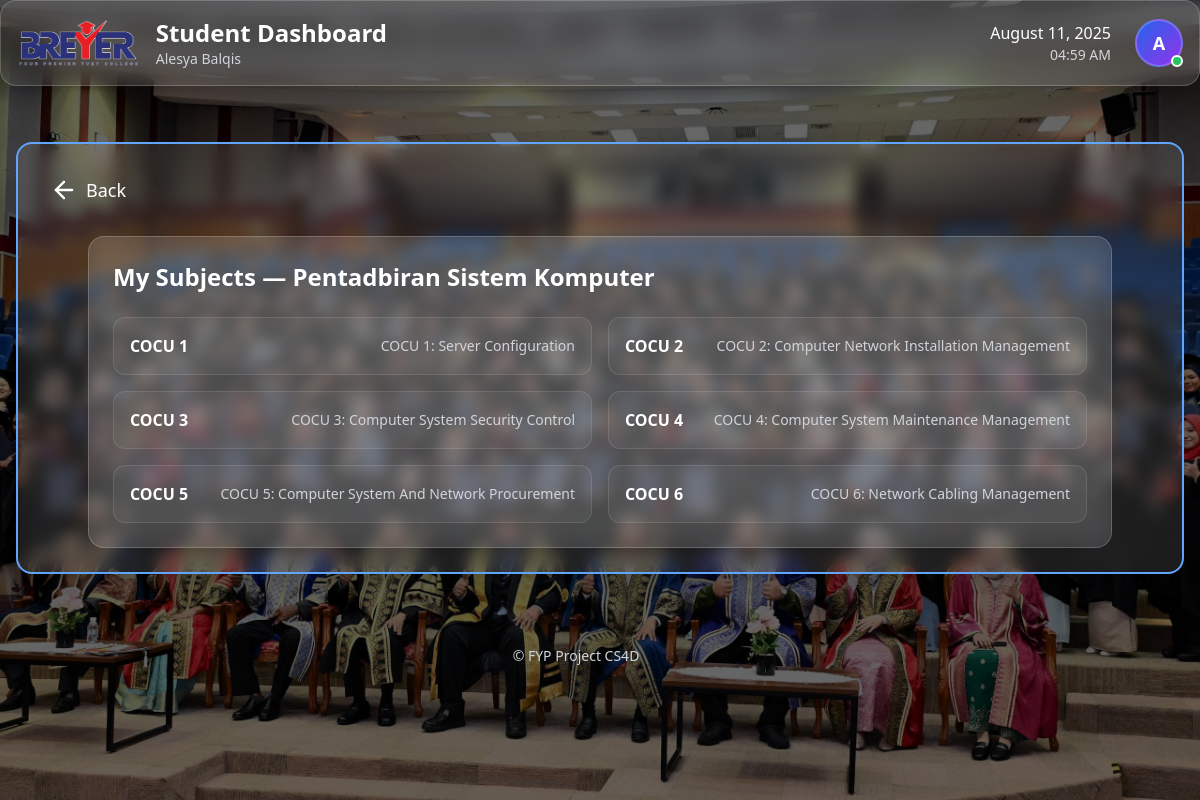
The page /student/subjects/ (signed in) on the database as committed earlier.
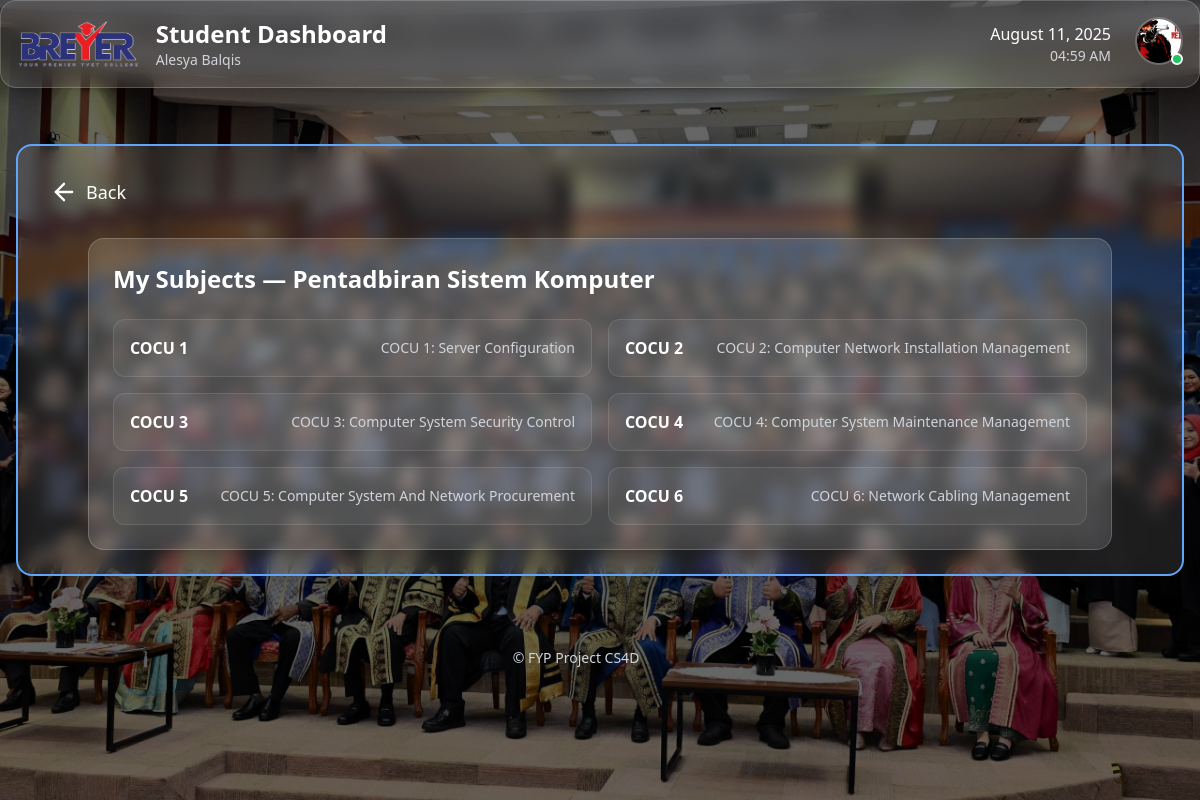
The same page on the database as committed later.
### accounts/models.py (models this page shows, shortened)
class CustomUser(AbstractBaseUser, PermissionsMixin):
    class Role(models.TextChoices):
        STUDENT = 'STUDENT', 'Student'
        LECTURER = 'LECTURER', 'Lecturer'
        ADMIN = 'ADMIN', 'Admin'
    email = models.EmailField(unique=True)
    identity_card_number = models.CharField(
        max_length=20, unique=True, verbose_name="IC/Identity Card No."
    )
    full_name = models.CharField(
        max_length=255, verbose_name="Full Name (as per IC)"
    )
    short_name = models.CharField(
        max_length=64, verbose_name="Short Name", blank=True,
        help_text="E.g. 'Ali', for display in tables/lists"
    )
    role = models.CharField(max_length=20, choices=Role.choices, default=Role.STUDENT)
    phone_number = models.CharField(max_length=20, blank=True, null=True)
    address = models.TextField(blank=True, null=True)
    department = models.ForeignKey(
        Department,
        null=True,
        blank=True,
        on_delete=models.SET_NULL,
        related_name='users'
    )
    profile_picture = models.ImageField(upload_to='profile_pics/', blank=True, null=True)
    is_staff = models.BooleanField(default=False)
    is_active = models.BooleanField(default=True)
    date_joined = models.DateTimeField(default=timezone.now, blank=True, null=True)
    USERNAME_FIELD = 'email'
    REQUIRED_FIELDS = ['identity_card_number', 'full_name', 'short_name']
    objects = CustomUserManager()
    def get_full_name(self):
        return self.full_name

### accounts/decorators.py (the view)
        @login_required
        def _wrapped_view(request, *args, **kwargs):
            if request.user.role != role:
                return HttpResponseForbidden("You are not authorized to view this page.")
            return view_func(request, *args, **kwargs)

### student/views.py (called while the page is built)
@role_required(CustomUser.Role.STUDENT)
def subjects_list(request):
    me = get_object_or_404(Student, user=request.user)
    class_group = me.class_group
    subjects = []
    subj_to_lects = {}
    if class_group and class_group.course_id:
        subjects = (
            class_group.course.subjects
            .all()
            .select_related("course")
            .order_by("code")
        )
        for s in subjects:
            subj_to_lects[s.id] = list(s.lecturers.select_related("user").all())
    return render(request, "student/subjects_list.html", {
        "me": me,
        "class_group": class_group,
        "subjects": subjects,
        "subj_to_lects": subj_to_lects,
    })

### student/templates/student/subjects_list.html (shortened to what this page needs)
{% extends "student/base_student.html" %}
{% block content_inner %}
<div class="max-w-5xl mx-auto bg-white/10 backdrop-blur-md rounded-2xl p-6 border border-white/20">
  <h2 class="text-2xl font-semibold text-white mb-6">My Subjects — {{ class_group.course.name }}</h2>
  <div class="grid grid-cols-1 md:grid-cols-2 gap-4">
    {% for s in subjects %}
      <div class="p-4 rounded-xl bg-white/5 border border-white/10">
        <div class="flex items-center justify-between">
          <div class="text-white font-semibold">{{ s.code }}</div>
          <div class="text-gray-300 text-sm">{{ s.name }}</div>
        </div>
      </div>
    {% empty %}
      <p class="text-gray-400">No subjects found.</p>
    {% endfor %}
  </div>
</div>
{% endblock %}

### templates/partials/_topbar.html (shortened to what this page needs)
{% load static %}
{% block content %}
<div class="bg-white/10 dark:bg-white/5 backdrop-blur-md rounded-2xl p-4 border border-white/20 dark:border-white/10 shadow-xl mb-8">
  <div class="flex justify-between items-center">
    <div class="flex items-center space-x-4">
      <img src="{% static 'images/breyer.jpg' %}" alt="Breyer Logo" class="h-12 w-auto">
      <div>
        <a href="{% url 'dashboard:main_dashboard' %}" class="text-2xl font-bold text-white hover:text-blue-400 transition">
  {% if request.user.role == 'ADMIN' %}
    Admin Dashboard
  {% elif request.user.role == 'LECTURER' %}
    Lecturer Dashboard
  {% elif request.user.role == 'STUDENT' %}
    Student Dashboard
  {% else %}
    Dashboard
  {% endif %}
</a>
        <p class="text-gray-300 text-sm">{{ request.user.get_full_name|default:request.user.email }}</p>
      </div>
    </div>
    <div class="flex items-center space-x-6">
      <div class="text-right">
        <p class="text-white font-medium" id="current-date"></p>
        <p class="text-gray-300 text-sm" id="current-time"></p>
      </div>
      <div class="relative">
        <button id="profile-btn" onclick="toggleProfileMenu(event)" class="relative group focus:outline-none">
          {% if request.user.profile_picture %}
            <img src="{{ request.user.profile_picture.url }}" alt="Profile Picture"
                 class="w-12 h-12 rounded-full object-cover border-2 border-white/20 group-hover:border-blue-400 transition-colors">
          {% else %}
            <div class="w-12 h-12 rounded-full bg-gradient-to-br from-blue-600 to-purple-600 flex items-center justify-center border-2 border-white/20 group-hover:border-blue-400 transition-colors">
              <span class="text-white font-semibold text-lg">
                {{ request.user.get_full_name|first|upper|default:request.user.email|first|upper }}
              </span>
            </div>
          {% endif %}
          <div class="absolute bottom-0 right-0 w-3 h-3 bg-green-500 rounded-full border-2 border-white"></div>
        </button>
      </div>
    </div>
  </div>
</div>
{% endblock %}

Rows that differ between the two databases and show on the page:
changed CustomUser "Alesya Balqis": user.profile_picture: picture added; profile_picture empty → "profile_pics/531.jpg" (drawn); user.get_full_name|first "A" → (not shown)
